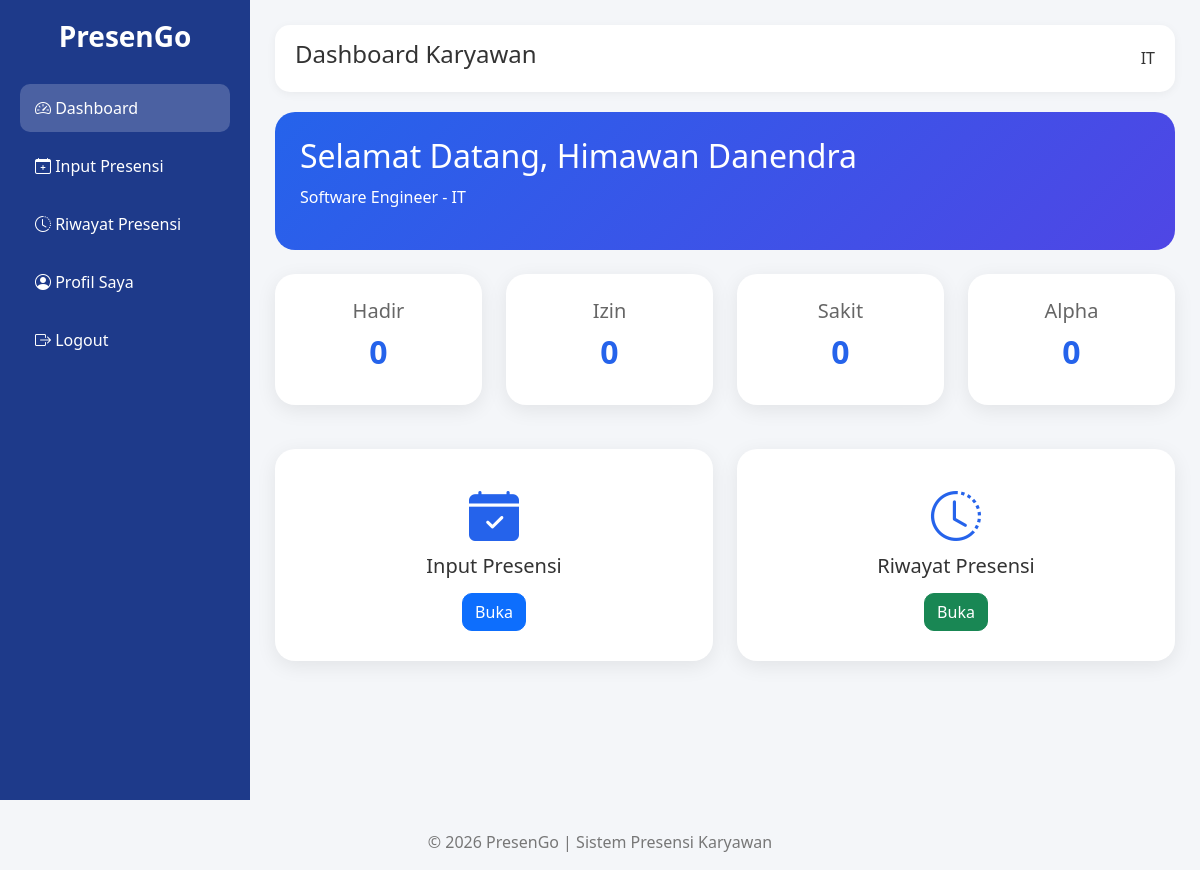
/PresenGo/karyawan/dashboard.php (signed in), run on the app's committed database.
### tables this page shows
CREATE TABLE `karyawan` (
  `id_karyawan` int(11) NOT NULL,
  `kode_karyawan` varchar(20) NOT NULL,
  `id_divisi` int(11) NOT NULL,
  `nama_karyawan` varchar(100) NOT NULL,
  `jabatan` varchar(100) NOT NULL,
  `no_hp` varchar(20) DEFAULT NULL,
  `alamat` varchar(100) DEFAULT NULL,
  `created_at` timestamp NOT NULL DEFAULT current_timestamp()
);

CREATE TABLE `divisi` (
  `id_divisi` int(11) NOT NULL,
  `nama_divisi` varchar(100) NOT NULL,
  `deskripsi` text DEFAULT NULL,
  `created_at` timestamp NOT NULL DEFAULT current_timestamp()
);

### PresenGo/config/helper.php (called while the page is built, shortened)
<?php
function e($text)
{
    return htmlspecialchars(
        $text ?? '',
        ENT_QUOTES,
        'UTF-8'
    );
}
?>

### PresenGo/karyawan/dashboard.php (the view, shortened to what this page needs)
<?php
require_once '../config/koneksi.php';
require_once '../config/helper.php';
$id_karyawan = (int) $_SESSION['id_karyawan'];
$query = mysqli_query(
    $koneksi,
    "SELECT
        k.*,
        d.nama_divisi
     FROM karyawan k
     JOIN divisi d
        ON k.id_divisi = d.id_divisi
     WHERE k.id_karyawan = $id_karyawan"
);
$data = mysqli_fetch_assoc($query);
$total_hadir = mysqli_num_rows(
    mysqli_query(
        $koneksi,
        "SELECT *
         FROM presensi
         WHERE id_karyawan = $id_karyawan
         AND status = 'Hadir'"
    )
);
$total_izin = mysqli_num_rows(
    mysqli_query(
        $koneksi,
        "SELECT *
         FROM presensi
         WHERE id_karyawan = $id_karyawan
         AND status = 'Izin'"
    )
);
$total_sakit = mysqli_num_rows(
    mysqli_query(
        $koneksi,
        "SELECT *
         FROM presensi
         WHERE id_karyawan = $id_karyawan
         AND status = 'Sakit'"
    )
);
$total_alpha = mysqli_num_rows(
    mysqli_query(
        $koneksi,
        "SELECT *
         FROM presensi
         WHERE id_karyawan = $id_karyawan
         AND status = 'Alpha'"
    )
);
require_once '../templates/header.php';
?>
<div class="wrapper">
    <?php require_once '../templates/sidebar_karyawan.php'; ?>
    <div class="content">
        <div class="topbar">
            <h4>Dashboard Karyawan</h4>
            <span>
                <?= e($data['nama_divisi']); ?>
            </span>
        </div>
        <div class="welcome-box">
            <h2>
                Selamat Datang,
                <?= e($data['nama_karyawan']); ?>
            </h2>
            <p>
                <?= e($data['jabatan']); ?>
                -
                <?= e($data['nama_divisi']); ?>
            </p>
        </div>
        <div class="row mt-4">
            <div class="col-md-3 mb-3">
                <div class="stat-card">
                    <h5>Hadir</h5>
                    <h2>
                        <?= $total_hadir; ?>
                    </h2>
                </div>
            </div>
            <div class="col-md-3 mb-3">
                <div class="stat-card">
                    <h5>Izin</h5>
                    <h2>
                        <?= $total_izin; ?>
                    </h2>
                </div>
            </div>
            <div class="col-md-3 mb-3">
                <div class="stat-card">
                    <h5>Sakit</h5>
                    <h2>
                        <?= $total_sakit; ?>
                    </h2>
                </div>
            </div>
            <div class="col-md-3 mb-3">
                <div class="stat-card">
                    <h5>Alpha</h5>
                    <h2>
                        <?= $total_alpha; ?>
                    </h2>
                </div>
            </div>
        </div>
        <div class="row mt-2">
            <div class="col-md-6 mb-3">
                <div class="dashboard-card">
                    <i class="bi bi-calendar-check-fill"></i>
                    <h5>Input Presensi</h5>
                    <a
                        href="presensi/input.php"
                        class="btn btn-primary"
                    >
                        Buka
                    </a>
                </div>
            </div>
            <div class="col-md-6 mb-3">
                <div class="dashboard-card">
                    <i class="bi bi-clock-history"></i>
                    <h5>Riwayat Presensi</h5>
                    <a
                        href="presensi/riwayat.php"
                        class="btn btn-success"
                    >
                        Buka
                    </a>
                </div>
            </div>
        </div>
    </div>
</div>
<?php
require_once '../templates/footer.php';
?>

### PresenGo/assets/css/style.css (style rules this page uses)
* { margin:0; padding:0; box-sizing:border-box; }
body { background:#f4f6f9; font-family:'Segoe UI',sans-serif; color:#333; }
.wrapper { display:flex; min-height:100vh; }
.content { flex:1; padding:25px; }
.topbar { background:white; padding:15px 20px; border-radius:15px; display:flex; justify-content:space-between; align-items:center; box-shadow:0 2px 10px rgba(0,0,0,.05); }
.welcome-box { background:linear-gradient( 135deg, #2563eb, #4f46e5 ); color:white; padding:25px; border-radius:20px; margin-top:20px; }
.welcome-box h2 { margin-bottom:10px; }
.stat-card { background:white; padding:25px; border-radius:20px; text-align:center; box-shadow:0 5px 20px rgba(0,0,0,.08); }
.stat-card h5 { color:#666; }
.stat-card h2 { color:#2563eb; font-weight:bold; margin-top:10px; }
.dashboard-card { background:white; border-radius:20px; padding:30px; text-align:center; margin-top:20px; box-shadow:0 5px 20px rgba(0,0,0,.08); transition:.3s; }
.dashboard-card i { font-size:50px; color:#2563eb; margin-bottom:15px; }
.dashboard-card h5 { margin-bottom:15px; }
.btn { border-radius:10px; }

### data on the page
karyawan: id_divisi.nama_divisi "IT", nama_karyawan "Himawan Danendra", jabatan "Software Engineer"

### other printed values
$total_hadir "0"
$total_izin "0"
$total_sakit "0"
$total_alpha "0"
